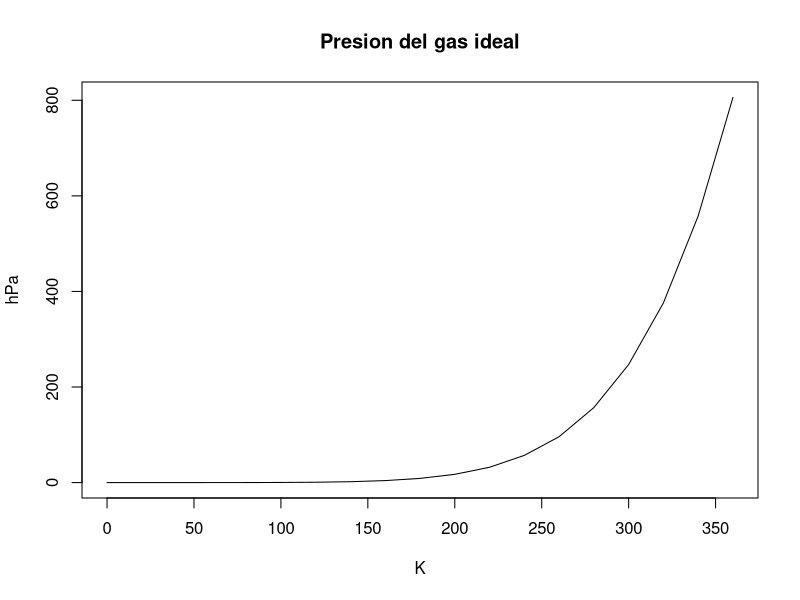
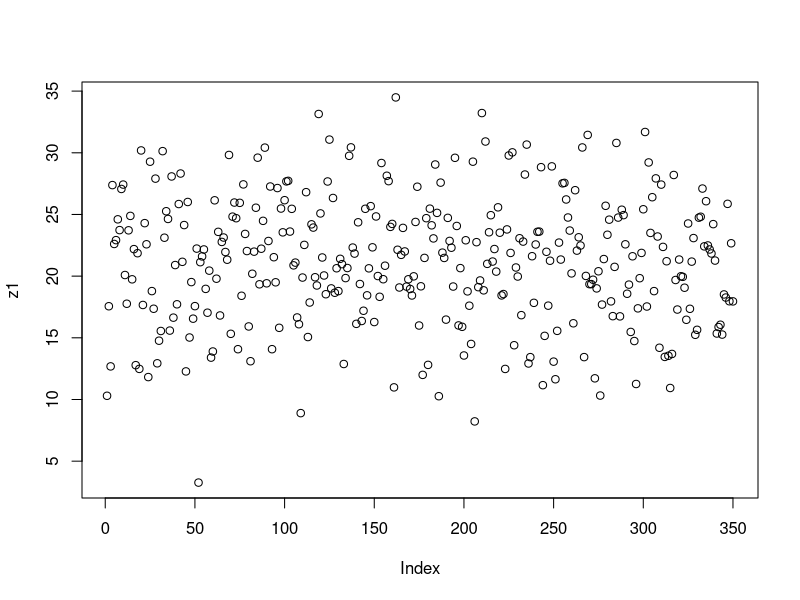
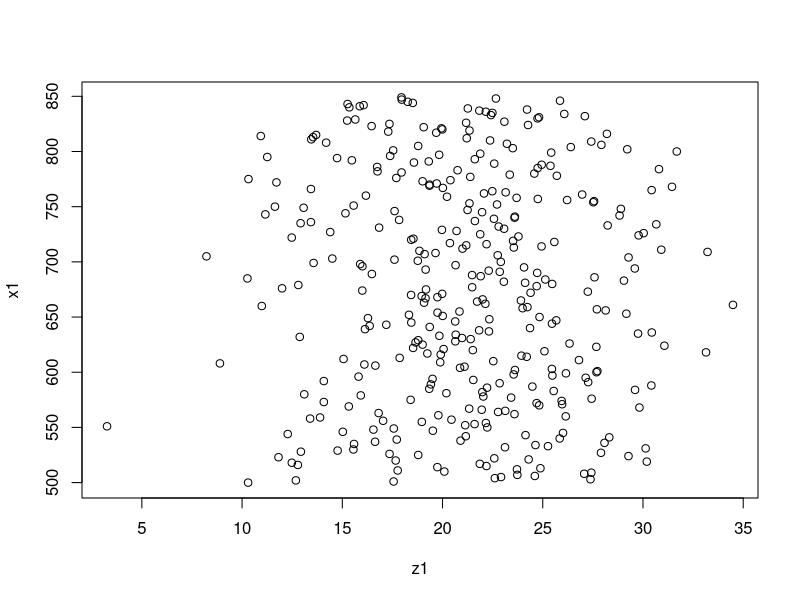
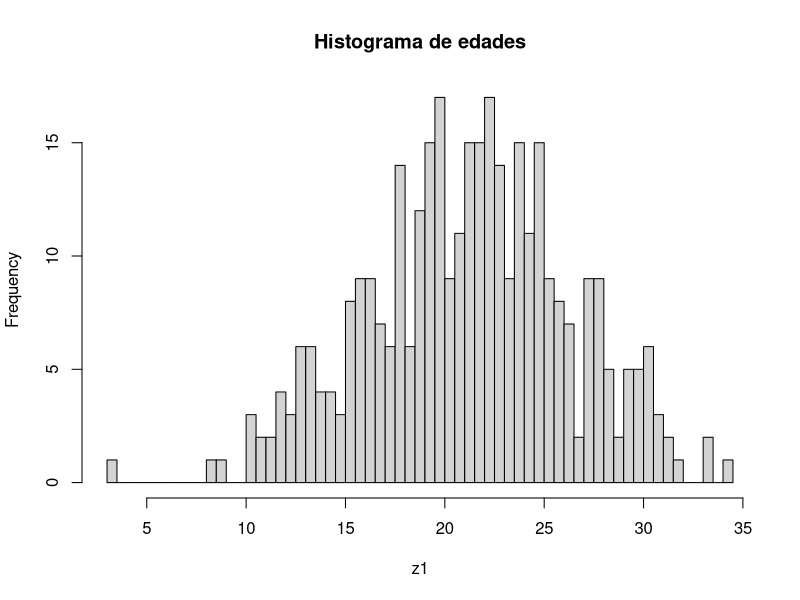
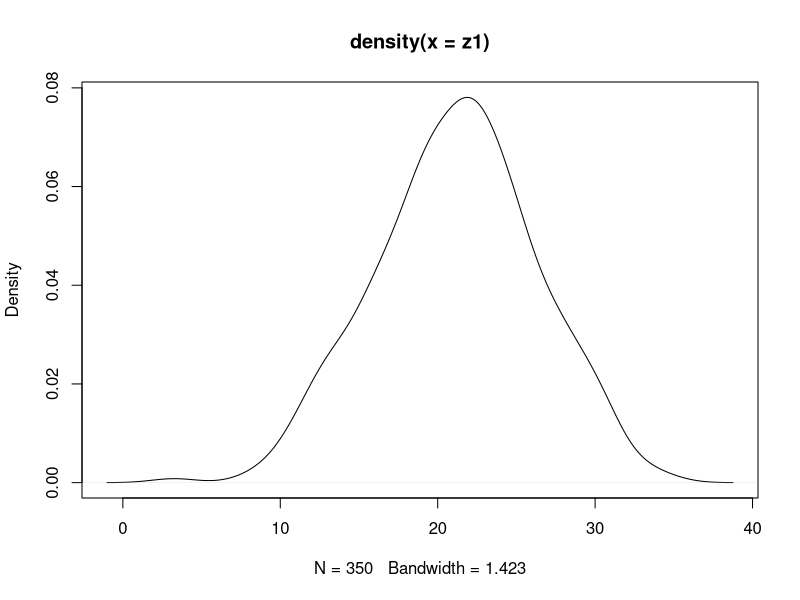
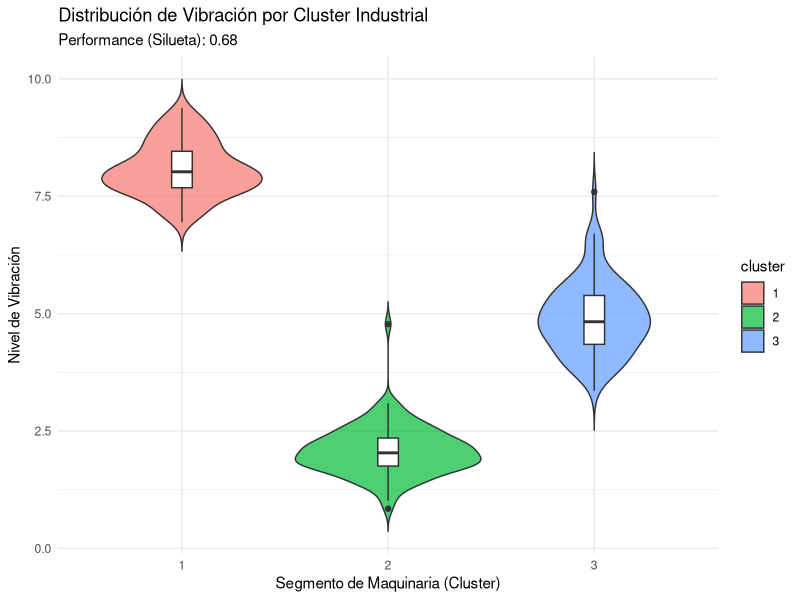

Source code (R) for these figures, in order:
## ---- chunk 1
knitr::opts_chunk$set(echo = TRUE)
## ---- chunk 2
A=38
A=40
B=60
C=B-A
C

## ---- chunk 3
summary(cars)
## ---- chunk 4
plot(pressure,main="Presion del gas ideal",ylab="hPa",xlab="K",type="l")
## ---- chunk 5
z1<-rnorm(350,21,5)
z1
## ---- chunk 6
plot(z1)
w1<-length(z1)
w1
x1<-(500:849)
x1
plot(z1,x1)
## ---- chunk 7
hist(z1,main="Histograma de edades",breaks=50)
## ---- chunk 8
density(z1)
## ---- chunk 9
plot(density(z1))
## ---- chunk 10
DNI=738
## ---- chunk 11
Secuencia_dni<-(1:738)
Secuencia_dni
## ---- chunk 12
total<-0
Valor_final<-length(Secuencia_dni)
for(i in 1:Valor_final) {
total<-total+i
}
total
## ---- chunk 13
inicio<-Sys.time()
total<-0
Valor_final<-length(Secuencia_dni)
for(i in 1:Valor_final){
  total<-total+i
}
total
final<-Sys.time()
final-inicio
## ---- chunk 14
#  Generar secuencia con bucle 'for' 
# Primero inicializamos el vector 
system.time({
  A <- 0
  for (i in 1:50000) {
    A[i] <- (i * 2)
  }
})
# Verificamos los resultados
head(A)
tail(A)


system.time({
  B <- seq(from = 2, to = 100000, by = 2)
})

# Verificamos los resultados
head(B)
tail(B)
## ---- chunk 15
# Definimos la cantidad de elementos de la serie que queremos calcular
n<-30  

#  Método 1: Bucle 'for' con pre-asignación 
system.time({
  fib <- numeric(n)
  fib[1] <- 0
  fib[2] <- 1
  for (i in 3:n) {
    fib[i] <- fib[i-1] + fib[i-2]
  }
})

# Ver los primeros resultados
print("Primeros números de la serie:")
head(fib, 10)

#  Método 2: Función Recursiva 

fib_recursiva <- function(k) {
  if (k == 0) return(0)
  if (k == 1) return(1)
  return(fib_recursiva(k - 1) + fib_recursiva(k - 2))
}

print("Tiempo ejecución recursiva:")
system.time({
  # Calculamos el elemento n de forma individual
  resultado_rec <- fib_recursiva(n)
})
## ---- chunk 16
# --- Resolver consigna con bucle 'while' ---

# Inicializamos la serie según la definición matemática
fib <- c(0, 1)
i <- 2 # Empezamos el conteo de iteraciones/posiciones

system.time({
  # El bucle sigue mientras el último número generado sea <= 1.000.000
  while (fib[i] <= 1000000) {
    i <- i + 1
    # Definición recurrente: f(n+1) = f(n) + f(n-1)
    fib[i] <- fib[i-1] + fib[i-2]
  }
})

# --- Resultados ---
cat("El primer número mayor a 1.000.000 es:", fib[i], "\n")
cat("Se necesitaron", i - 1, "iteraciones (pasos) para superarlo.\n")

# Mostramos los últimos elementos para verificar
tail(fib)
## ---- chunk 17
# --- 1. Creamos un vector desordenado ---
# Usamos un vector de 1000 números aleatorios
set.seed(123) # Para que el resultado sea siempre el mismo
vector_desordenado <- sample(1:1000, 1000)

# --- 2. Implementación del Método Burbuja ---
bubble_sort <- function(x) {
  n <- length(x)
  # El bucle externo recorre todo el vector
  for (i in 1:(n - 1)) {
    # El bucle interno compara pares adyacentes
    for (j in 1:(n - i)) {
      if (x[j] > x[j + 1]) {
        # Intercambio de posición (el "burbujeo")
        temp <- x[j]
        x[j] <- x[j + 1]
        x[j + 1] <- temp
      }
    }
  }
  return(x)
}

# --- 3. Medimos Performance del Burbuja vs R Nativo ---

cat("Tiempo con Método Burbuja:\n")
system.time({
  vector_ordenado_burbuja <- bubble_sort(vector_desordenado)
})

cat("\nTiempo con función sort() nativa de R:\n")
system.time({
  vector_ordenado_R <- sort(vector_desordenado)
})
## ---- chunk 18
# Definimos el límite de la suma (1*10^7 para que no tarde demasiado en R)
# Nota: 1*10^10 es un número extremadamente grande para un bucle for en R
n <- 1e7 

# --- MÉTODO 1: La "Penitencia" (Bucle For / Fuerza Bruta) ---
# Este método suma uno por uno, como quería el profesor.
system.time({
  suma_iterativa <- 0
  for (i in 1:n) {
    suma_iterativa <- suma_iterativa + i
  }
})
cat("Resultado Suma Iterativa:", suma_iterativa, "\n")

# --- MÉTODO 2: La "Estrategia de Newton/Gauss" (Fórmula Analítica) ---
# Usamos la suma de una progresión aritmética: (n * (n + 1)) / 2
system.time({
  suma_analitica <- (n * (n + 1)) / 2
})
cat("Resultado Suma Analítica:", suma_analitica, "\n")
## ---- chunk 19
# Librerías necesarias
library(ggplot2)
library(cluster)

# 1. Simulación de datos de sensores (Normalizados)
set.seed(123)
vibracion <- c(rnorm(100, 2, 0.5), rnorm(100, 5, 0.8), rnorm(100, 8, 0.6))
temperatura <- c(rnorm(100, 30, 5), rnorm(100, 50, 7), rnorm(100, 70, 5))
df <- data.frame(vibracion, temperatura)

# Escalamiento (Paso crítico mencionado en tu texto)
df_scaled <- scale(df)

# 2. Ejecución de K-means (k=3)
fit <- kmeans(df_scaled, centers = 3, nstart = 25)
df$cluster <- as.factor(fit$cluster)

# 3. Medición de Performance: Coeficiente de Silueta
sil <- silhouette(fit$cluster, dist(df_scaled))
avg_sil <- mean(sil[, 3])
cat("El coeficiente de silueta promedio es:", avg_sil)

# 4. Visualización con Gráfico de Violín
ggplot(df, aes(x = cluster, y = vibracion, fill = cluster)) +
  geom_violin(trim = FALSE, alpha = 0.7) +
  geom_boxplot(width = 0.1, fill = "white") +
  labs(title = "Distribución de Vibración por Cluster Industrial",
       subtitle = paste("Performance (Silueta):", round(avg_sil, 2)),
       x = "Segmento de Maquinaria (Cluster)",
       y = "Nivel de Vibración") +
  theme_minimal()


## ---- chunk 20
# 1. Definimos los datos de la matriz basándonos en tu DNI
# Usamos una secuencia pequeña para completar los otros campos
dni_val <- 738

datos <- c(dni_val, 10, 15, 
           2, 5, 8, 
           7, 1, 9)

A <- matrix(datos, nrow = 3, ncol = 3, byrow = TRUE)

cat("### Matriz Original (A):\n")
print(A)

determinante <- det(A)
cat("\nDeterminante de la matriz:", determinante, "\n")

if (determinante != 0) {
  A_inversa <- solve(A)
  cat("\n### Matriz Inversa (A^-1):\n")
  print(A_inversa)
  
  identidad <- round(A %*% A_inversa, 2)
  cat("\n### Verificación (A * A^-1 = Identidad):\n")
  print(identidad)
} else {
  cat("\nLa matriz es singular y no tiene inversa.")
}
